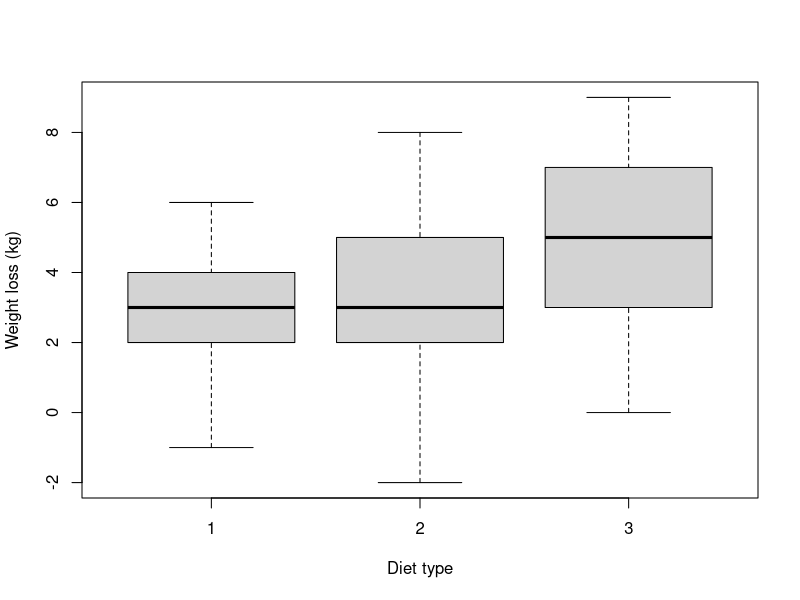

This chart was generated by the following R code:
#
#          Author: Dr Eugene O'Loughlin
#     Video Title: How To... Perform an ANOVA Test in R
#    Video Number: #89
#  Data File Used: 89_Data_File.csv
#
##########################################################
#
#        Null Hypothesis: Population Means are equal 
#   Alternate Hypothesis: At least two Population Means are not Equal
#
#        Alpha = 0.05
#
##########################################################
#
dietData <- read.csv(file = "89_Data_File.csv",
                       header = TRUE, sep = ",")
print(dietData)
#
# Calculate weight loss
weightLoss <- dietData$Weight.Week.1 - dietData$Weight.Week.8
#
# Visualize
boxplot(weightLoss ~ dietData$Diet, data = dietData,
        col="light gray", ylab = "Weight loss (kg)", xlab = "Diet type")
#
class(dietData$Diet)  # "integer"
dietData$Diet <- as.factor(dietData$Diet)  # coerce to a factor
#
# Perform ANOVA using "anova() with lm()"
anova(lm(weightLoss ~ dietData$Diet, dietData))
#
# Perform ANOVA using aov() function
table <- aov(weightLoss ~ dietData$Diet, data = dietData)
summary(table)   # ANOVA table
#
#    Report:  F(2, 75) = 6.551, p = 0.002
#  Decision: Reject Null Hypothesis at alpha = 0.05
#   Meaning: There is a difference between at least two of the diets
#